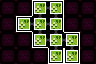

Tiled map render using the project's own tile images. Description and the whole map definition, tile-layer contents included, below:
An orthogonal 6x4 tile map with 16x16 px tiles, 3 tile layers (Maze Shape, Room Properties, Minimap).

<map version="1.10" tiledversion="1.11.0" orientation="orthogonal" renderorder="right-down" width="6" height="4" tilewidth="16" tileheight="16" infinite="0" nextlayerid="4" nextobjectid="1">
 <tileset firstgid="1" source="../LayoutTiles.tsx" />
 <layer id="1" name="Maze Shape" width="6" height="4">
  <data encoding="csv">
1,1,35,36,1,1,
1,17,18,4,1,1,
1,1,51,18,36,1,
1,1,1,50,50,1
</data>
 </layer>
 <layer id="2" name="Room Properties" width="6" height="4">
  <data encoding="csv">
5,5,21,21,5,5,
5,21,21,21,5,5,
5,5,21,21,21,5,
5,5,5,21,21,5
</data>
 </layer>
 <layer id="3" name="Minimap" width="6" height="4">
  <data encoding="csv">
0,0,14,14,0,0,
0,14,14,14,0,0,
0,0,14,14,14,0,
0,0,0,14,14,0
</data>
 </layer>
</map>
